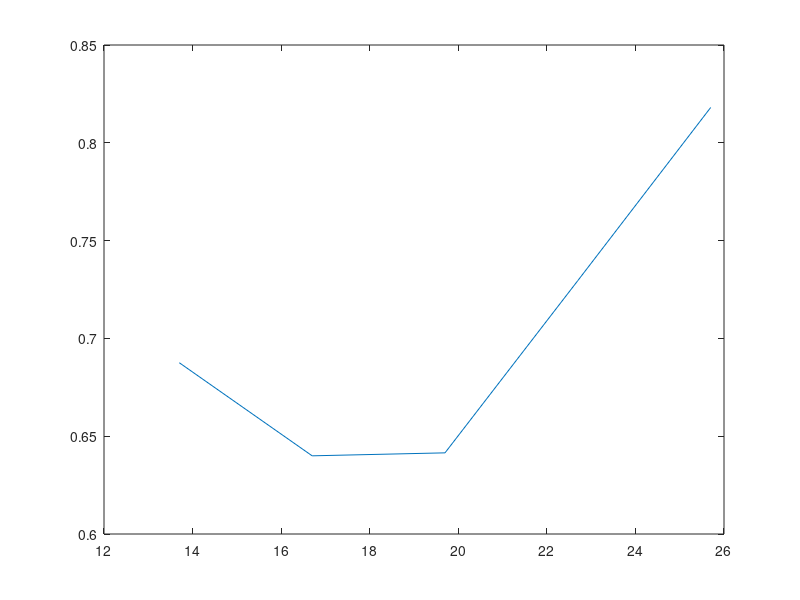

This chart was generated by the following MATLAB code: (Note: this script raises an error after producing the figure.)
Pp_Tap  = [7.3  , 4.3  , 1.3  , -1.7 , -4.7 ];
Ps_SMF  = [-2.25, -2.95, -3.24, -3.37, -3.46]; % 10.77
Ps_PS   = [-3.4 , -3.42, -3.44, -3.45, -3.48]; % 11.08
Ps_out  = [-3.57, -3.54, -3.5 , -3.5 , -3.53]; % 11.4
dPs_SMF = Ps_SMF - Ps_out;
dPs_PS  = Ps_PS  - Ps_out;

Pp_dB = 18.4 + Pp_Tap;
Pp_W = 10.^((Pp_dB-30)/10);

gL_SMF = dPs_SMF.*log(10)./(10*Pp_W);
gL_PS  = dPs_PS .*log(10)./(10*Pp_W);
gL_SMF_av = mean(gL_SMF);
gL_PS_av  = mean(gL_PS);

figure
plot(Pp_dB, gL_SMF)
hold on
yline(gL_SMF_av)
yline(gL_SMF_av + std(gL_SMF), 'k--')
yline(gL_SMF_av - std(gL_SMF), 'k--')
xlabel('P_{pump} [dB]')
ylabel('gL [W^{-1}')
title('SMF')


figure
plot(Pp_dB, gL_PS)
hold on
yline(gL_PS_av)
yline(gL_PS_av + std(gL_PS), 'k--')
yline(gL_PS_av - std(gL_PS), 'k--')
xlabel('P_{pump} [dB]')
ylabel('gL [W^{-1}')
title('PS Fiber')
